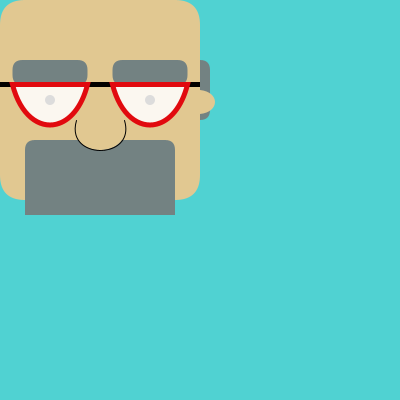
Frame 1 (no input)
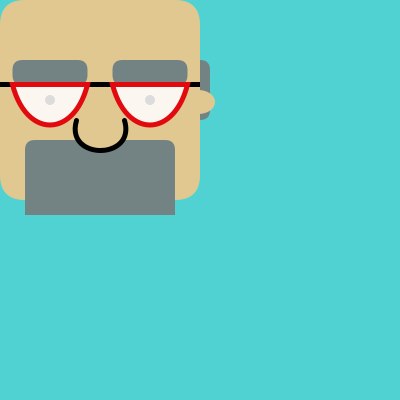
Frame 60 (the mouse pressed at the canvas centre just before this capture)
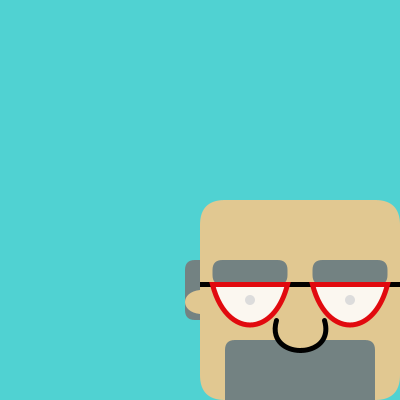
Frame 120 (the mouse held since frame 60 and released just before this capture)

The Processing sketch that drew these frames (run headless with seeded random() and noise(); from frame 60 on, the mouse is pressed at the canvas centre):

// Processing sketch: processing_129336
// ── processing_129336.pde

// HW #2
// Written by Kevin Kuntz
// Andrew ID: kkuntz
// © Kevin Kuntz  January 2014 Pittsburgh, Pa 15213  All Rights reserved

//Background
void setup()
{
  size(400,400);
  background(80,210,210);
}
//Charicature

void draw()
{
  background(80,210,210);
  float hx = mouseX;
  float hy = mouseY;
  float hwd = 200;
  float hht = 200;
    //hair
  noStroke();
  fill(115,130,130);
  rect(hx + -.075 * hwd, hy + .3 * hht, 1.125 * hwd, .3*hht, 10);
    //head
  noStroke();
  fill(225,200,145);
  rect(hx,hy,hwd,hht,25);
    //eyes
  noStroke();
  fill(0);
  ellipse(hx + .25 * hwd, hy + .5 * hht, 10,10);
  ellipse(hx + .75 * hwd, hy + .5 * hht, 10,10);
    //eyebrows and moustach
  noStroke();
  fill(115,130,130);
  rect(hx + .0625 * hwd, hy + .3 * hht, .375 * hwd, .125 * hht, 10);
  rect(hx + .5625 * hwd, hy + .3 * hht, .375 * hwd, .125 * hht, 10);
  rect(hx + .125 * hwd, hy + .7 * hht, .75 * hwd, .375 * hht, 10,10,0,0);
    //ears
  noStroke();
  fill(225,200,145);
  beginShape();
    vertex(hx, hy + .45 * hht);
    bezierVertex(hx + -.1 * hwd, hy + .46 * hht, hx + -.1 * hwd, hy + .56 * hht, hx , hy + .57 * hht);
  endShape();
  beginShape();
    vertex(hx + hwd, hy + .45 * hht);
    bezierVertex(hx + 1.1 * hwd, hy + .46 * hht, hx + 1.1 * hwd, hy + .56 * hht, hx + hwd, hy + .57 * hht);
  endShape();
    //nose
  stroke(0);
  beginShape();
    vertex(hx + .62 * hwd, hy + .6 * hht);
    bezierVertex(hx + .68 * hwd, hy + .8 * hht, hx + .32 * hwd, hy + .8 * hht,  hx + .38 * hwd, hy + .6 * hht);
  endShape();
  
  //INITIALS
    //Chosen Initial from KDK is the letter D used to make the glasses
  float inx = hx + .25 * hwd;
  float iny = hy + .42 * hht;
  float inwd = 80;
  float inht = 90;
  
  //frames
  fill(0);
  noStroke();
  rect(hx, hy + .41 * hht,hwd,5);
  
  //left D
  noFill();
  noStroke();
  ellipse(inx,iny,inwd,inwd);
  strokeWeight(5);
  stroke(225,10,15);
  fill(255,220);
  beginShape();
    vertex(inx - .47 * inwd, iny);
    bezierVertex(inx - .3 * inwd, iny + .6 * inht, inx + .3 * inwd, iny + .6 * inht, inx + .47 * inwd, iny);
  endShape(CLOSE);
  
  //right D
  translate(.5 * hwd, 0);
  beginShape();
    vertex(inx - .47 * inwd, iny);
    bezierVertex(inx - .3 * inwd, iny + .6 * inht, inx + .3 * inwd, iny + .6 * inht, inx + .47 * inwd, iny);
  endShape(CLOSE);
  noFill();
}
